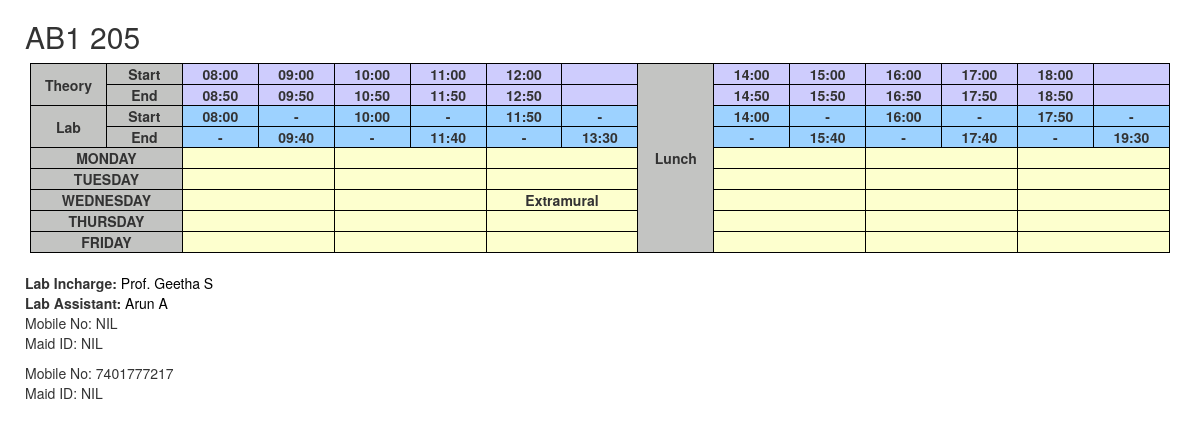
The page /lnott3.php on the database its author committed.
### tables this page shows
CREATE TABLE `incharge` (
  `block` varchar(10) NOT NULL,
  `cno` varchar(10) NOT NULL,
  `inc_name` varchar(25) DEFAULT NULL,
  `inc_no` bigint(10) DEFAULT NULL,
  `inc_mail` varchar(50) DEFAULT NULL,
  `ast_name` varchar(25) DEFAULT NULL,
  `ast_no` bigint(10) DEFAULT NULL,
  `ast_mail` varchar(50) DEFAULT NULL
);

### lnott3.php (the view, shortened to what this page needs)
<!DOCTYPE html>
<html>
	<head>
		<link rel="stylesheet" href="http://code.jquery.com/mobile/1.4.5/jquery.mobile-1.4.5.min.css" />
  <link rel="stylesheet" href="https://maxcdn.bootstrapcdn.com/bootstrap/3.3.7/css/bootstrap.min.css">
	</head>
</html>
<?php
$i=$_GET['i'];;
$conn=openCon();
$a = "SELECT * FROM lab,incharge WHERE (incharge.block=lab.block and incharge.cno=lab.cno)";
$result=mysqli_query($conn,$a);
$j=0;
while($j<=$i)
	{
		$row=mysqli_fetch_array($result);
		$j++;
	}
$fn=$row['inc_no'];
$fm=$row['inc_mail'];
if($fn=="")
	$fn="NIL";
if($fm=="")
	$fm="NIL";
$an=$row['ast_no'];
$am=$row['ast_mail'];
if($am=="")
	$am="NIL";
$fd="Mobile No: ".$fn."<br />Maid ID: ".$fm;
$ad="Mobile No: ".$an."<br />Maid ID: ".$am;
echo "<h2 class='pos'>".$row['block']." ".$row['cno']."</h2>";
echo "
<div class='container'>
<div class='table-responsive'>
<table class='table4' align='center' height=60%>
<tr bgcolor='#CECCFD'>
<th rowspan='2' bgcolor='#C3C4C2'>Theory</th><th bgcolor='#C3C4C2'>Start</th><th>08:00</th><th>09:00</th><th>10:00</th><th>11:00</th><th>12:00</th><th></th><th rowspan='14' bgcolor='#C3C4C2'>Lunch</th><th>14:00</th><th>15:00</th><th>16:00</th><th>17:00</th><th>18:00</th><th></th>
</tr>
<tr bgcolor='#CECCFD'>
<th bgcolor='#C3C4C2'>End</th><th>08:50</th><th>09:50</th><th>10:50</th><th>11:50</th><th>12:50</th><th></th><th>14:50</th><th>15:50</th><th>16:50</th><th>17:50</th><th>18:50</th><th></th>
</tr>
<tr bgcolor='#9DD2FF'>
<th rowspan='2' bgcolor='#C3C4C2'>Lab</th><th bgcolor='#C3C4C2'>Start</th><th>08:00</th><th>-</th><th>10:00</th><th>-</th><th>11:50</th><th>-</th><th>14:00</th><th>-</th><th>16:00</th><th>-</th><th>17:50</th><th>-</th>
</tr>
<tr bgcolor='#9DD2FF'>
<th bgcolor='#C3C4C2'>End</th><th>-</th><th>09:40</th><th>-</th><th>11:40</th><th>-</th><th>13:30</th><th>-</th><th>15:40</th><th>-</th><th>17:40</th><th>-</th><th>19:30</th>
</tr>
<tr bgcolor='#FDFFCE'>
	<td rowspan='1' colspan='2' bgcolor='#C3C4C2'><b>MONDAY</b></td>
	<td colspan='2'><b>".$row['l1']."</b></td>
	<td colspan='2'><b>".$row['l3']."</b></td>
	<td colspan='2'><b>".$row['l5']."</b></td>
	<td colspan='2'><b>".$row['l31']."</b></td>
	<td colspan='2'><b>".$row['l33']."</b></td>
	<td colspan='2'><b>".$row['l35']."</b></td>
</tr>
<tr bgcolor='#FDFFCE'>
	<td rowspan='1' colspan='2' bgcolor='#C3C4C2'><b>TUESDAY</b></td>
	<td colspan='2'><b>".$row['l7']."</b></td>
	<td colspan='2'><b>".$row['l9']."</b></td>
	<td colspan='2'><b>".$row['l11']."</b></td>
	<td colspan='2'><b>".$row['l37']."</b></td>
	<td colspan='2'><b>".$row['l39']."</b></td>
	<td colspan='2'><b>".$row['l41']."</b></td>
</tr>
<tr bgcolor='#FDFFCE'>
	<td rowspan='1' colspan='2' bgcolor='#C3C4C2'><b>WEDNESDAY</b></td>
	<td colspan='2'><b>".$row['l13']."</b></td>
	<td colspan='2'><b>".$row['l15']."</b></td>
	<td colspan='2'><b>Extramural</b></td>
	<td colspan='2'><b>".$row['l43']."</b></td>
	<td colspan='2'><b>".$row['l45']."</b></td>
	<td colspan='2'><b>".$row['l47']."</b></td>
</tr>
<tr bgcolor='#FDFFCE'>
	<td rowspan='1' colspan='2' bgcolor='#C3C4C2'><b>THURSDAY</b></td>
	<td colspan='2'><b>".$row['l19']."</b></td>
	<td colspan='2'><b>".$row['l21']."</b></td>
	<td colspan='2'><b>".$row['l23']."</b></td>
	<td colspan='2'><b>".$row['l49']."</b></td>
	<td colspan='2'><b>".$row['l51']."</b></td>
	<td colspan='2'><b>".$row['l53']."</b></td>
</tr>
<tr bgcolor='#FDFFCE'>
	<td rowspan='1' colspan='2' bgcolor='#C3C4C2'><b>FRIDAY</b></td>
	<td colspan='2'><b>".$row['l25']."</b></td>
	<td colspan='2'><b>".$row['l27']."</b></td>
	<td colspan='2'><b>".$row['l29']."</b></td>
	<td colspan='2'><b>".$row['l55']."</b></td>
	<td colspan='2'><b>".$row['l57']."</b></td>
	<td colspan='2'><b>".$row['l59']."</b></td>
</tr>
</table></div></div>
<div class='pos'>
<br><b>Lab Incharge: </b><a href='#popupBasic1' data-rel='popup' data-transition='pop'>Prof. ".$row['inc_name']."</a>
<br><b>Lab Assistant: </b><a href='#popupBasic2' data-rel='popup' data-transition='pop'>".$row['ast_name']."</a>
<div data-role='popup' id='popupBasic1'>
<p>".$fd."</p>
</div>
<div data-role='popup' id='popupBasic2'>
<p>".$ad."</p>
</div></div>";
?>

### lnott3.php (style rules this page uses)
html, body { height: 100%; }
table.table4 { table-layout: fixed; border-collapse: collapse; width: 100%; min-width: 800px; height: 100%; border:1px solid black; }
table.table4 th { border:1px solid black; text-align: center; height:20px; width: 4%; }
table.table4 td { height:20px; width: 4%; text-align: center; border:1px solid black; }
table.table4 tr { border-bottom: 1px solid black; width: 4%; }
p { cursor: default; }
a:link { text-decoration: none; color: black; }
.pos { position: relative; left: 25px; }

### rows shown on the page
incharge: block "AB1", cno "205", inc_name "Geetha S", ast_name "Arun A", ast_no "7401777217"

### other values the page prints
$fn "NIL"
$fm "NIL"
$am "NIL"
